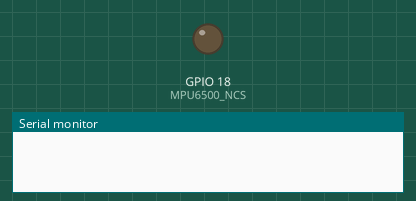
Recording of a sketch running on a simulated ESP32-S3. On the bench: output pins drawn as LEDs (lit = HIGH), the last lines printed to the serial monitor. At 0.5 s the program stops and its outputs stay as they are.

Above: at 0.0 s.
At 0.6 s:
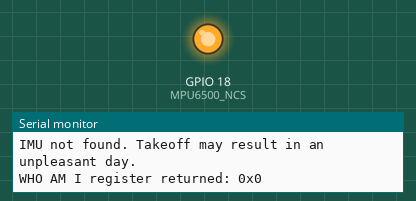
Timing chart, 0 to 2.0 s (numbered marks = the images above):
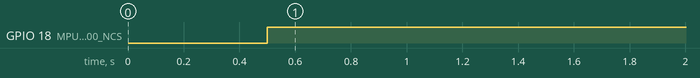

Measured:
- by itself, GPIO 18 (MPU6500_NCS): LOW → HIGH at 0.50 s

The sketch:

IMU_CONNECT.ino
```cpp
// IMU Check Before Takeoff

#include <SPI.h>

#define MPU6500_NCS 18
#define MPU6500_ID 0x70
#define WHO_AM_I_REG 117
#define READ_BIT_MASK 0x80

SPIClass *IMUHSpi = NULL; //Create a null pointer to our SPI controller. You can imagine this as a "SPI controller box", so we can tell the ESP32S3 "use the controller you find in the box called IMUHSPI" instead of directly telling it "Use SPI controller 2"

void setup() {
  Serial.begin(); //Look ma, no baud rate! You don't actually need to set it with the S3's USB controller, but I'll often set it to 115200 as a force of habit

  delay(500); //A short delay, to let USB serial start before we try to use it


  IMUHSpi = new SPIClass(FSPI); //The ESP32 S3 has four SPI busses- two internal, two external. Here, we'll set the null pointer to be refereing to one of the two external ones
  setupIMUSPI(IMUHSpi); //This function sets all of the parameters of the SPI controller to work with the MPU6500

  if (readIMURegister(WHO_AM_I_REG) != MPU6500_ID) { //If the value returned from the name register isn't its name
    Serial.println("IMU not found. Takeoff may result in an unpleasant day."); //Warn the user
    Serial.print("WHO AM I register returned: 0x");
    Serial.println(readIMURegister(WHO_AM_I_REG), HEX); //This might return 0x71. If this is the case, just change the definition at the top of the sketch
    while (1) {; // Halt program on error, so the drone can't do anything funky
    }
  } else {
    Serial.println("IMU found");
  }
}

void loop() {
  // Main loop
}

int readIMURegister(int registerAddress) {
  int readCommand;
  int regData;

  //Put your code here

  return regData;
}

void setupIMUSPI(SPIClass *IMUHSpi) {
  pinMode(MPU6500_NCS, OUTPUT);
  digitalWrite(MPU6500_NCS, HIGH);

  IMUHSpi->begin(17, 15, 16, 18);  //These are the pins connected to the MPU6500 on the Air Unit. If you hover your mouse over begin, it'll tell you what each does
  IMUHSpi->setFrequency(1000000); //Set the speed to a gentle 1 million bits per second. We'll crank it up to 20 million later
  IMUHSpi->setDataMode(SPI_MODE0);  //This is about what side of the clock you read on, the datasheet for a sensor will tell you which to use
  IMUHSpi->setBitOrder(MSBFIRST); //Send the data Most Significant Bit first. Again, datasheets will tell you how to set this
}
```
